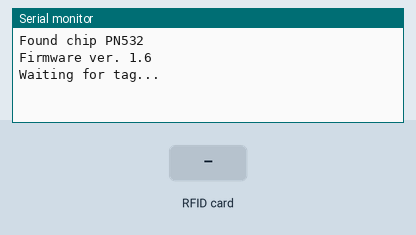
Recording of a sketch running on a simulated Arduino Uno, built with avr-gcc and run on an emulated ATmega328P. Shown: the last lines printed to the serial monitor. The inputs (shaded band) are chosen by the test bench.

Above: at 0.8 s.
0.9 s: RFID card 00 00 00 00 held to the reader
At 1.7 s:
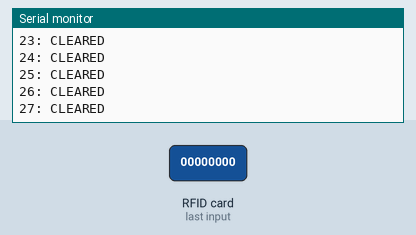
2.4 s: RFID card AB CD EF 01 held to the reader
At 3.6 s:
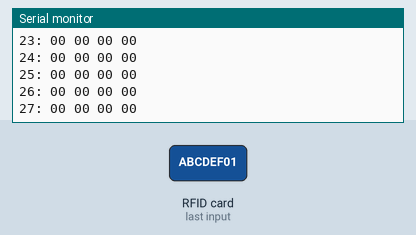
3.9 s: RFID card 5E 7A 19 C4 held to the reader
5.4 s: RFID card 00 00 00 00 held to the reader
Timing chart, 0 to 7.9 s (numbered marks = the images above; inputs shaded):
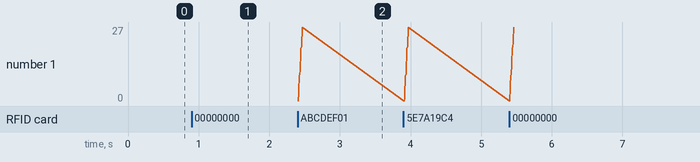

The sketch:

PN532CODE.ino
```cpp
#include <Wire.h> //The package for I2C
#include <Adafruit_PN532.h>

// -----------------------------
// PN532
// -----------------------------
// We do not connect these pins but they must be input into the PN532 object
#define PN532_IRQ   -1
#define PN532_RESET -1

Adafruit_PN532 nfc(PN532_IRQ, PN532_RESET, &Wire);

const uint32_t POLL_TIMEOUT_MS = 250;
const uint32_t INTER_TRIAL_DELAY_MS = 80;
const int N_TRIALS = 30;

bool onePoll(uint32_t &ttf_ms) {

  uint8_t uid[7];
  uint8_t uidLength = 0;

  uint32_t t0 = millis();

  bool ok = nfc.readPassiveTargetID(PN532_MIFARE_ISO14443A, uid, &uidLength, POLL_TIMEOUT_MS);

  ttf_ms = millis() - t0;

  return ok;
}

void printUID(const uint8_t *uid, uint8_t uidLength) {
  for (uint8_t i = 0; i < uidLength; i++) {
    if (uid[i] < 0x10) Serial.print("0");
    Serial.print(uid[i], HEX);
    if (i + 1 < uidLength) Serial.print(" ");
  }
}

bool readPageSpan(uint8_t startPage, uint8_t endPage) {
  uint8_t buf[4];

  if (startPage > endPage || endPage > 0x2C) {
    Serial.println("OUT OF RANGE");
    return false;
  }

  for (uint8_t page = startPage; page <= endPage; page++) {
    if (page < 0x10) Serial.print("0");
    Serial.print(page, HEX);
    Serial.print(": ");

    if (nfc.ntag2xx_ReadPage(page, buf)) {
      for (uint8_t i = 0; i < 4; i++) {
        if (buf[i] < 0x10) Serial.print("0");
        Serial.print(buf[i], HEX);
        if (i < 3) Serial.print(" ");
      }
      Serial.println();
    } else {
      Serial.println("READ FAIL");
      return false;
    }
  }

  return true;
}

void clearNTAG213UserArea() {
  uint8_t blank[4] = {0x00, 0x00, 0x00, 0x00};
  for (uint8_t page = 0x04; page <= 0x27; page++) {
    bool ok = nfc.ntag2xx_WritePage(page, blank);
    if (page < 0x10) Serial.print("0");
    Serial.print(page, HEX);
    Serial.print(": ");

    if (ok) Serial.println("CLEARED");
    else Serial.println("WRITE FAIL");
  }
}

void setup() {

  Serial.begin(115200);
  while (!Serial) delay(10);

  Wire.begin();

  nfc.begin();

  uint32_t versiondata = nfc.getFirmwareVersion();
  if (!versiondata) {
    Serial.println("ERROR: PN532 not found. Check I2C mode + wiring (and IRQ pin if using Adafruit lib I2C).");
    while (1) delay(10);
  }

  Serial.print("Found chip PN5");
  Serial.println((versiondata >> 24) & 0xFF, HEX);
  Serial.print("Firmware ver. ");
  Serial.print((versiondata >> 16) & 0xFF, DEC);
  Serial.print(".");
  Serial.println((versiondata >> 8) & 0xFF, DEC);


  nfc.SAMConfig();

  Serial.println("Waiting for tag...");
  uint8_t uid[7];
  uint8_t uidLength;

  while (!nfc.readPassiveTargetID(
      PN532_MIFARE_ISO14443A,
      uid,
      &uidLength
  )) {

    delay(100);
  }

  Serial.println("Tag detected!");


  clearNTAG213UserArea();

  uint8_t data[4] = {0xAB, 0xCD, 0xEF, 0x01};
  nfc.ntag2xx_WritePage(0x0A, data);  // page 10 decimal
  nfc.ntag2xx_WritePage(0x18, data);  // page 24 decimal

}

void loop() {

  /*int successes = 0;
  uint32_t totalSuccessTTF = 0;

  Serial.println("Running 30 polls...");
  Serial.println();

  for (int i = 0; i < N_TRIALS; i++) {

    uint32_t ttf = 0;
    bool ok = onePoll(ttf);

    Serial.print("Trial ");
    Serial.print(i + 1);
    Serial.print(": ");

    if (ok) {
      successes++;

      totalSuccessTTF += ttf;

      Serial.print("SUCCESS | ");
      Serial.print(ttf);
      Serial.println(" ms");
    } else {

      Serial.print("FAIL | ");
      Serial.print(ttf);
      Serial.println(" ms");
    }
    delay(INTER_TRIAL_DELAY_MS);
  }

  float successRate = 100.0 * successes / N_TRIALS;

  float avgTTF = 0;

  if (successes > 0) {
    avgTTF = (float) totalSuccessTTF / successes;
  }

  Serial.println();
  Serial.println("Results");

  Serial.print("Successes: ");
  Serial.print(successes);
  Serial.print(" / ");
  Serial.println(N_TRIALS);

  Serial.print("Success Rate: ");
  Serial.print(successRate);
  Serial.println("%");

  Serial.print("Average Successful TTF: ");
  Serial.print(avgTTF);
  Serial.println(" ms");

  Serial.println();

  delay(5000);
  */
  uint8_t uid[7];
  uint8_t uidLength = 0;

  bool success = nfc.readPassiveTargetID(PN532_MIFARE_ISO14443A, uid, &uidLength, 100);

  if (success) {
    Serial.print("UID length: ");
    Serial.print(uidLength);
    Serial.print(" bytes | UID: ");
    printUID(uid, uidLength);
    Serial.println();
    Serial.println("Pages:");
    readPageSpan(0x00, 0x27);
    Serial.println();


    delay(500);
  }

}
```

Measured:
- after the input at 0.9 s, the serial monitor: prints a new line at once (image 1)
- after the input at 2.4 s, the serial monitor: prints a new line at once (image 2)
